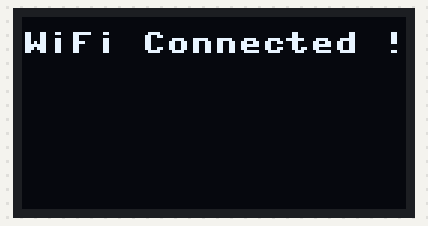
This program was run on a simulated Raspberry Pi Pico running MicroPython. Shown: 128×64 one-colour display. WiFi joins after 1.5 s; no MQTT or app messages arrive unless stated; what the program prints to the serial console is not drawn.

Above: at 2.1 s.
At 3.3 s:
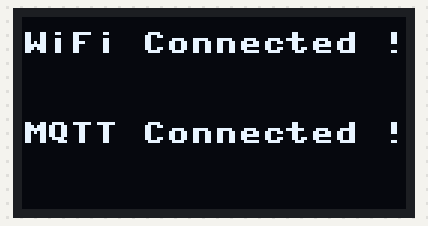
At 9.4 s:
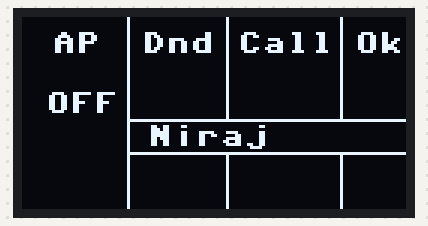

Measured:
- what the display in image 0 shows lasts 1.2 s, from 2.1 s to 3.3 s
- what the display in image 1 shows lasts 6.0 s, from 3.3 s to 9.3 s

The program:

main.py
```python
import ssd1306
import machine
import time
import uos
import machine
import network
from simple import MQTTClient

mqtt_server = '192.168.1.152'
client_id = 'test_assist'
topic_pub = b'lan_desk_assistant_pub'
topic_msg = b'lan_desk_assistant_connected'
topic_sub = b'lan_desk_assistant_sub'

wlan = network.WLAN(network.STA_IF)
wlan.active(True)
wlan.connect("WIFI-NAME","WIFI-PWD")

print(uos.uname())
print("Freq: "  + str(machine.freq()) + " Hz")
print("128x64 SSD1306 I2C OLED on Raspberry Pi Pico")

WIDTH = 128
HEIGHT = 64

i2c = machine.I2C(0)
print("Available i2c devices: "+ str(i2c.scan()))
oled = ssd1306.SSD1306_I2C(WIDTH, HEIGHT, i2c)
oled.fill(0)

owner_auto = False
owner_ok = False
owner_dnd = False
owner_call = False


reciever_ok = False
reciever_dnd = False
reciever_call = False

def print_state():
    print("reciver auto : " , reciever_auto)
    print("reciver ok : " , reciever_ok)
    print("reciver dnd : " , reciever_dnd)
    print("reciver call : " , reciever_call)
    print()


def sub_cb(topic, msg):
    global reciever_ok
    global reciever_dnd
    global reciever_call

    global owner_auto
    global owner_ok
    global owner_dnd
    global owner_call
    print("New message on topic {}".format(topic.decode('utf-8')))
    msg = msg.decode('utf-8')
    print(msg)


    if msg == "ok_on":
        reciever_ok = True
    elif msg == "ok_off":
        reciever_ok = False
    elif msg == "dnd_on":
        print("dnd hitttt : ",reciever_dnd)
        reciever_dnd = True
        print(reciever_dnd)
    elif msg == "dnd_off":
        reciever_dnd = False
    elif msg == "call_on":
        reciever_call = True
    elif msg == "call_off":
        reciever_call = False

    print_state()

def wifi_setup():
    retry = 0
    while wlan.isconnected() == False:
        oled.text("WiFi Error", 20, 5)
        oled.text("Retries: {}".format(retry), 20, 25)
        oled.show()
        retry = retry + 1
        time.sleep(2)
        oled.fill(0)

    oled.text("WiFi Connected !", 0, 5)
    oled.show()
    time.sleep(1)

def mqtt_setup():
    client = MQTTClient(client_id, mqtt_server, keepalive=3600)

    while True:
        try:
            client.connect()
            print('client connected !')
            oled.text("MQTT Connected !", 0, 35)
            oled.show()
            time.sleep(1)
            client.publish(topic_pub, topic_msg)
            return client
        except OSError as e:
            print('Failed to connect to the MQTT Broker. Reconnecting...')
            oled.text("MQTT Error", 20, 45)
            oled.show()
            continue
        time.sleep(1)


def setup():
    print("in setup")
    wifi_setup()
    mqtt_client = mqtt_setup()

    print(mqtt_client)
    time.sleep(5)
    oled.fill(0)

    mqtt_client.publish(topic_pub, topic_msg)

    oled.text("AP", 10, 5)
    oled.text("Dnd", 40, 5)
    oled.text("Call", 72, 5)
    oled.text("Ok", 111, 5)

    oled.vline(35,0,64,1)
    oled.vline(68,0,64,1)
    oled.vline(106,0,64,1)

    oled.hline(35, 34, 128, 1)               # draw horizontal line x=0, y=8, width=4, colour=1
    oled.hline(35, 45, 128, 1)               # draw horizontal line x=0, y=8, width=4, colour=1
    oled.fill_rect(36, 35, 118, 10, 0)        # draw a rectangle outline 10,10 to 117,53, colour=1
    oled.text("Niraj", 42, 36)


    return mqtt_client


def user_panel():

   global owner_auto
   global owner_ok
   global owner_dnd
   global owner_call

   if owner_auto:
       oled.text("ON", 10, 25)
   else:
       oled.text("OFF", 8, 25)

   if owner_ok:
       oled.fill_rect(47, 19, 8, 7, 1)        # draw a rectangle outline 10,10 to 117,53, colour=1
   else:
       oled.fill_rect(47, 19, 8, 7, 0)        # draw a rectangle outline 10,10 to 117,53, colour=1

   if owner_dnd:
       oled.fill_rect(82, 19, 8, 7, 1)        # draw a rectangle outline 10,10 to 117,53, colour=1
   else:
       oled.fill_rect(82, 19, 8, 7, 0)        # draw a rectangle outline 10,10 to 117,53, colour=1

   if owner_call:
       oled.fill_rect(11, 19, 8, 7, 1)        # draw a rectangle outline 10,10 to 117,53, colour=1
   else:
       oled.fill_rect(114, 19, 8, 7, 0)        # draw a rectangle outline 10,10 to 117,53, colour=1


def reciever_panel():

   global reciever_ok
   global reciever_dnd
   global reciever_call

   if reciever_ok:
       oled.fill_rect(47, 54, 8, 7, 1)        # draw a rectangle outline 10,10 to 117,53, colour=1
   else:
       oled.fill_rect(47, 54, 8, 7, 0)        # draw a rectangle outline 10,10 to 117,53, colour=1

   if reciever_dnd:
       oled.fill_rect(82, 54, 8, 7, 1)        # draw a rectangle outline 10,10 to 117,53, colour=1
   else:
       oled.fill_rect(82, 54, 8, 7, 0)        # draw a rectangle outline 10,10 to 117,53, colour=1

   if reciever_call:
       oled.fill_rect(114, 54, 8, 7, 1)        # draw a rectangle outline 10,10 to 1
   else:
       oled.fill_rect(114, 54, 8, 7, 0)        # draw a rectangle outline 10,10 to 1


def main():
    client = setup()
    client.set_callback(sub_cb)

    oled.show()

    while True:
        client.subscribe(topic_sub)
        user_panel()
        reciever_panel()
        oled.show()

main()
```
